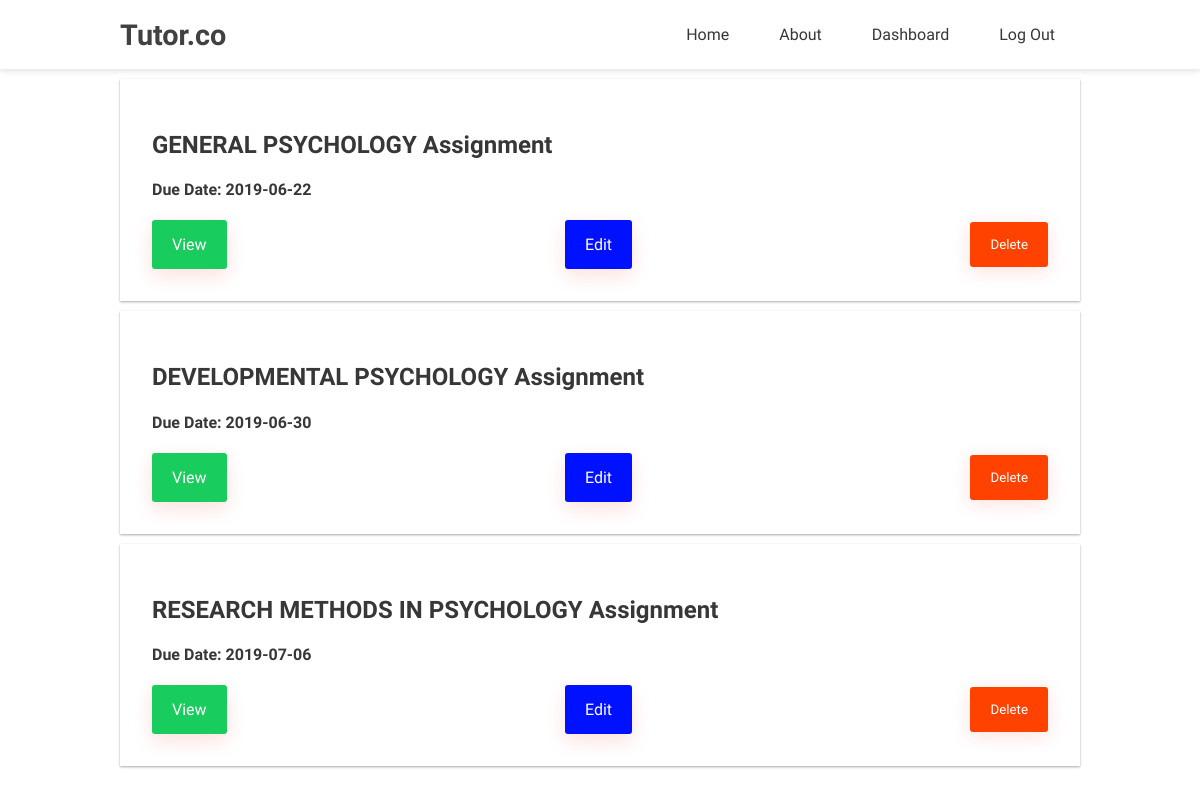
The page /view-assignment.php (signed in) on the database its author committed.
### tables this page shows
CREATE TABLE `assignment` (
  `id` int(100) NOT NULL,
  `title` varchar(100) NOT NULL,
  `description` varchar(30000) NOT NULL,
  `duedate` varchar(100) NOT NULL,
  `user_role` int(10) NOT NULL
);

### view-assignment.php (the view, shortened to what this page needs)
<?php
    if (!isset($_SESSION['username'])):
        header('Location:login.php');
    else :
        include("config/db.php");
        include("include/header.php");
?>
    <div class="container">
        <?php
            $sql = "SELECT * FROM assignment WHERE user_role = 1";
            $result = mysqli_query($conn, $sql) or die('Error');
            if (mysqli_num_rows($result) > 0) {
                while ($row = mysqli_fetch_assoc($result)) {
                    $id = $row['id'];
                    $title = $row['title'];
                    $duedate = $row['duedate'];
        ?>
            <div class="assignment-card" id="data">
                <h2><?php echo $title; ?></h2>
                <h4>Due Date: <?php echo $duedate; ?></h4>
                <div class="buttons">
                    <?php if ($_SESSION['id'] == 1): ?>
                        <a class="green" href="view.php?id=<?php echo $id; ?>">View</a>
                        <a class="blue" href="edit.php?id=<?php echo $id; ?>">Edit</a>
                        <form action="delete.php" method="POST">
                            <input type="submit" name="delete" value="Delete">
                        </form>
                    <?php else: ?>
                        <a class="green" href="view.php?id=<?php echo $id; ?>">View</a>
                    <?php endif ?>
                </div>
            </div>
        <?php
                }
            }
            else {
                $error = 'No assignments';
            }
        ?>
    </div>
<?php
    include("include/footer.php");
    endif
?>

### css/main.css (style rules this page uses)
html, body { margin: 0; padding: 0; color: #373738; background: #fff; font-family: 'Varela Round', sans-serif; scroll-behavior: smooth; }
a { text-decoration: none; }
.container { width: 80%; margin: 0 auto; }
input[type="submit"] { background: #ff4200; box-shadow: 0 4px 20px 0 rgba(226, 36, 22, 0.137); color: #fff; padding: 15px 20px !important; border: none; border-radius: 3px; font-family: 'Varela Round', sans-serif; }
.assignment-card { padding: 2em; margin-top: 10px; background-color: #fff; box-shadow: 0 1px 3px rgba(0,0,0,0.12), 0 1px 2px rgba(0,0,0,0.24); transition: all .3s ease-in-out; }
.buttons { display: flex; align-items: center; justify-content: space-between; }
.green { background: #19cc5e; box-shadow: 0 7px 20px 0 rgba(226, 36, 22, 0.137); padding: 15px 20px; color: #fff; border-radius: 3px; transition: all .3s ease-in-out; -webkit-transition: all .3s ease-in-out; -moz-transition: all .3s ease-in-out; -ms-transition: all .3s ease-in-out; -o-transition: all .3s ease-in-out; }
.blue { background: #0011ff; box-shadow: 0 7px 20px 0 rgba(226, 36, 22, 0.137); padding: 15px 20px; color: #fff; border-radius: 3px; transition: all .3s ease-in-out; -webkit-transition: all .3s ease-in-out; -moz-transition: all .3s ease-in-out; -ms-transition: all .3s ease-in-out; -o-transition: all .3s ease-in-out; }
#data { animation: dataIn 1s ease-in-out forwards; -webkit-animation: dataIn 1s ease-in-out forwards; opacity: 0; }

### rows shown on the page
assignment: title "GENERAL PSYCHOLOGY Assignment", duedate "2019-06-22"
assignment: title "DEVELOPMENTAL PSYCHOLOGY Assignment", duedate "2019-06-30"
assignment: title "RESEARCH METHODS IN PSYCHOLOGY Assignment", duedate "2019-07-06"
